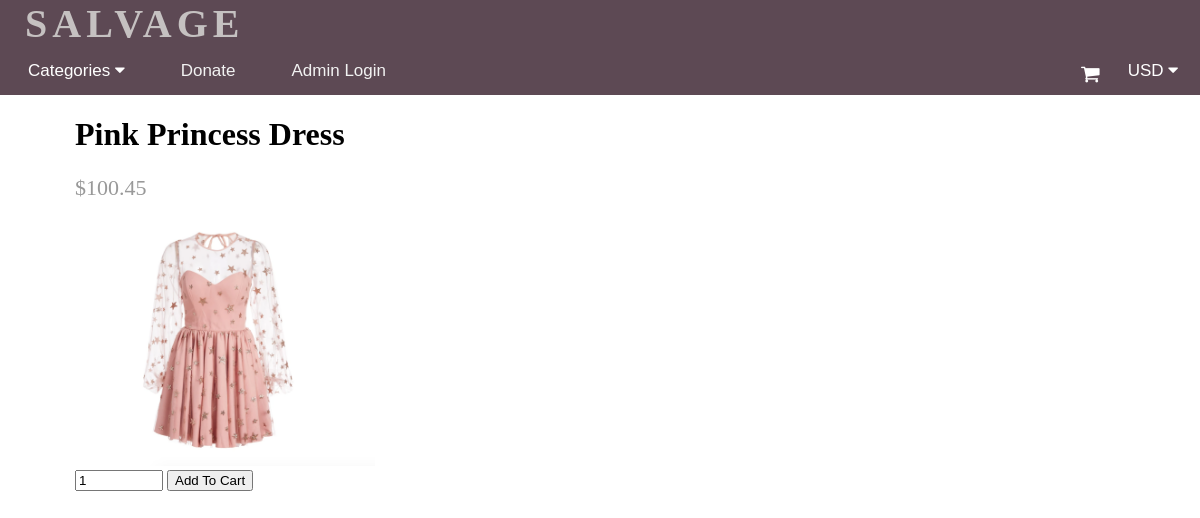
The app's page /Salvage/functions.php?page=product&id=0 with its own data.
### tables this page shows
CREATE TABLE `Products` (
  `productId` smallint(6) NOT NULL,
  `productName` varchar(255) NOT NULL,
  `productPrice` double(10,2) NOT NULL,
  `productCat` varchar(255) NOT NULL,
  `productImg` text NOT NULL,
  `productQuant` int(11) NOT NULL
);

### Salvage/product.php (the view, shortened to what this page needs)
<html>
<head>
<link rel="stylesheet" href="./home.css">
</head>
<body>
<?php
include 'nav.php';
$servername = "localhost";
$username = "root";
$password = "fredline";
$database = "salvage";
$conn = new mysqli($servername, $username, $password, $database);
$sql = "SELECT productId, productName, productPrice, productCat, productImg , productQuant FROM Products";
$product = $conn->query($sql);
global $product;
?>
<div class="product content-wrapper">
 <?php
  while ($row = $product->fetch_assoc()){
      if($row['productId']==$_GET['id']){
   ?>
        <div >
        <h1 name="product_name" class="name"><?=$row['productName']?></h1>
        <span name = "product_price" class="price">
            &dollar;<?=$row['productPrice']?>
        </span>
          <?php echo "<img style='width:300px;
//         height:500px;' src=". $row["productImg"]. ">";?>
<form action="functions.php?page=cart" method="post">
            <input style='width:80px;' type="number" name="quantity" value="1" min="1" max="<?=$row['productQuant']?>" placeholder="Quantity" required>
            <input type="submit" value="Add To Cart">
        </form>
</div>
   <?php
  }}
 ?>
   </div>
</body>
</html>

### Salvage/home.css (style rules this page uses)
body { overflow-x: hidden; margin:0; width:100%; }
img { max-width:100%; max-height:100%; }
.content-wrapper { width: 1050px; margin: 0 auto; }
.product .price { display: block; font-size: 22px; color: #999999; }

### Salvage/nav.css (style rules this page uses)
body { margin:0;overflow-x:hidden; }

### records on screen
products: productName "Pink Princess Dress", productPrice "100.45", productImg (picture)
